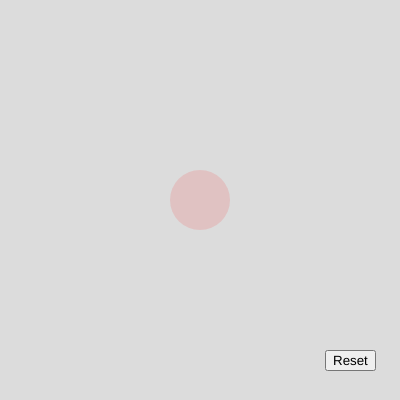
Frame 1 (no input)
Frame 60 (no input): identical to frame 1, image omitted
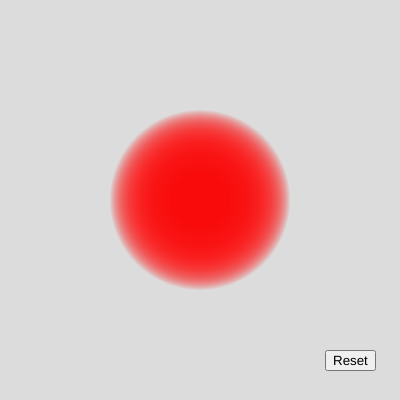
Frame 120 (the mouse pressed at the canvas centre since frame 60)

The p5.js sketch that drew these frames (run headless with seeded random() and noise() and a simulated clock; from frame 60 on, the mouse is pressed at the canvas centre):

// p5.js sketch
// ── sketch.js
var d;
var RCRad = 30; // Red circle radius
//var BCRad = 30; // Black circle radius
var circles = 15;

function setup() {
  createCanvas(400, 400);
  background(220);
  noStroke();
  fill(255, 0, 0, RCRad)
  // Make an ellipse in the middle of the canvas
  ellipse(width/2, height/2, 2*RCRad, 2*RCRad);
  r = createButton('Reset');
  r.position(width-75, height-50);
  r.mousePressed(reset);
}

function draw() {
  // Check where mouse is in relation to middle of canvas
  d = int(dist(width/2, height/2, mouseX, mouseY));
  if (d < 2*RCRad) {
    RCRad ++;
    fill(255, 0, 0, RCRad/5)
    ellipse(width/2, height/2, 2*RCRad, 2*RCRad);
  } else {
    background(220);
    fill(255, 0, 0, RCRad);
    RCRad = 30;
    ellipse(width/2, height/2, 2*RCRad, 2*RCRad);
  }
  
  if (RCRad > width/2 || RCRad > height/2) {
    fill(50);
    for (let i = 0; i < circles; i++) {
      ellipse(random(width), random(height), random(20,70), random(20,70))
    }
  }
}

function reset() {
  clear();
  background(220);
  RCRad = 30;
  ellipse(width/2, height/2, 2*RCRad, 2*RCRad);
}
